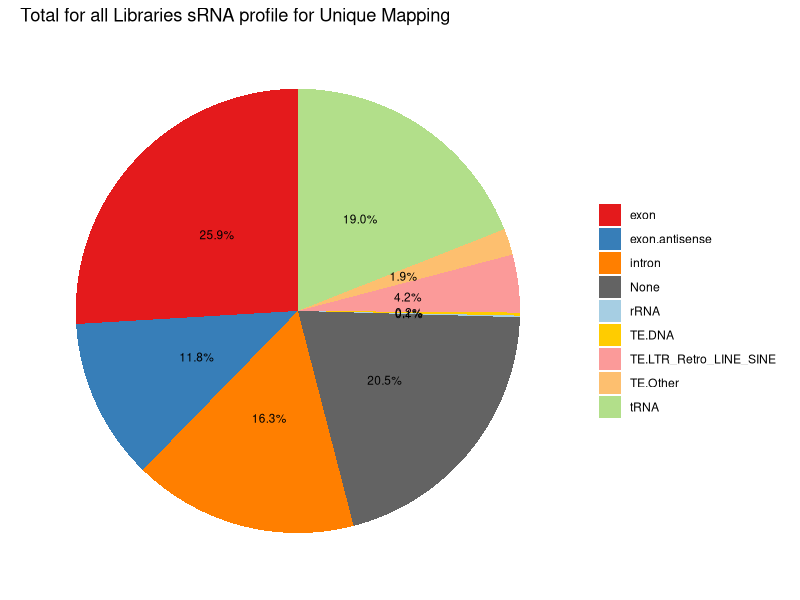
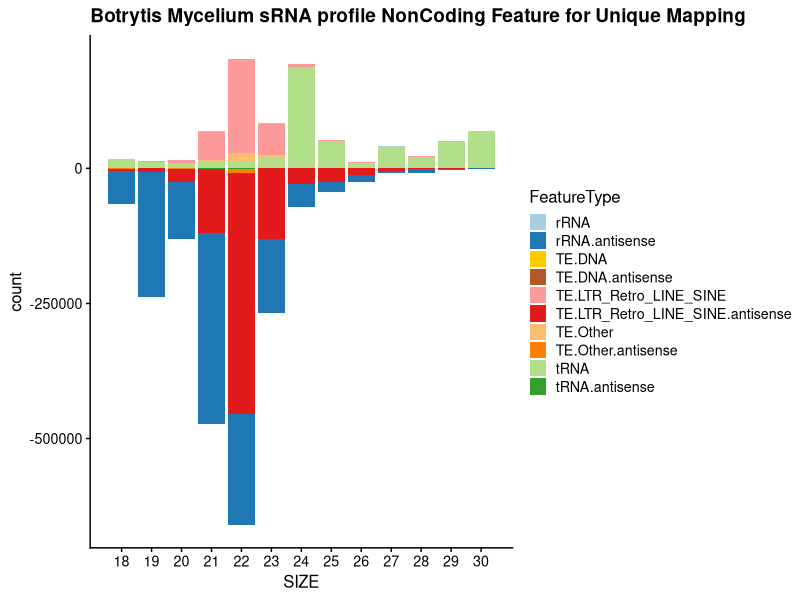
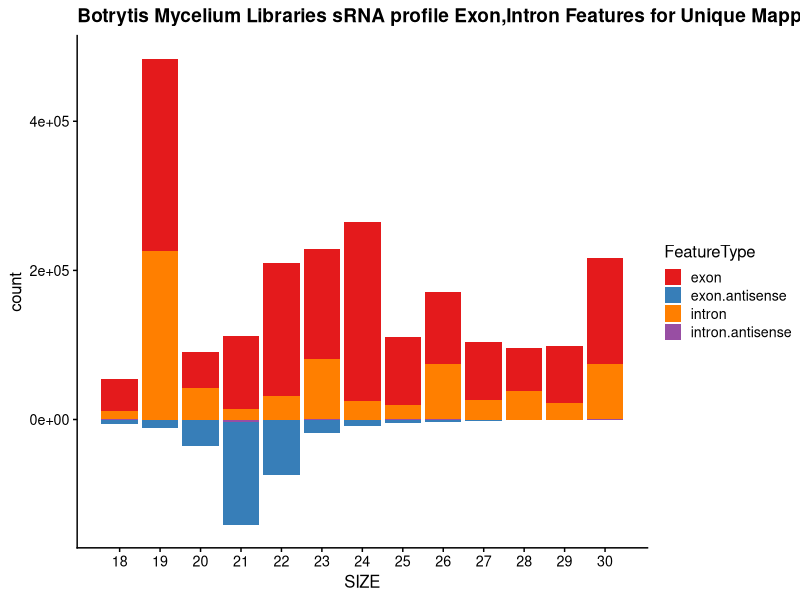
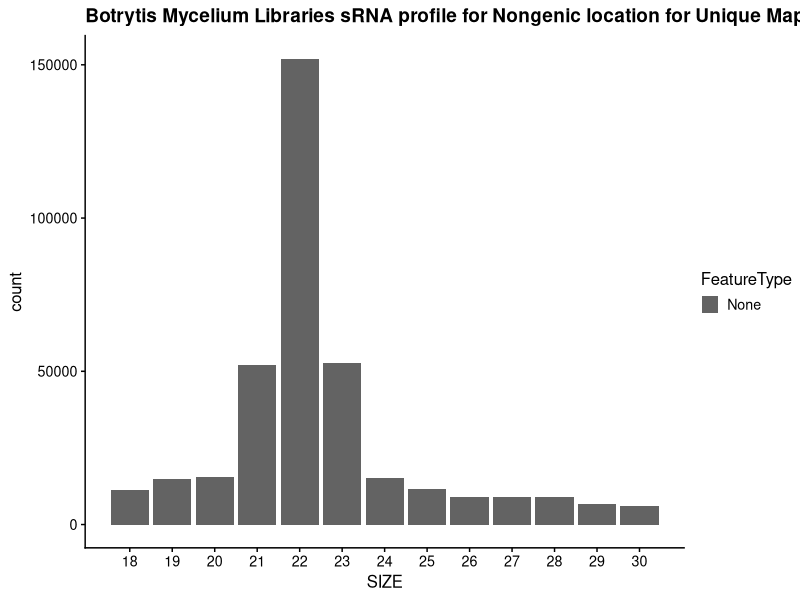
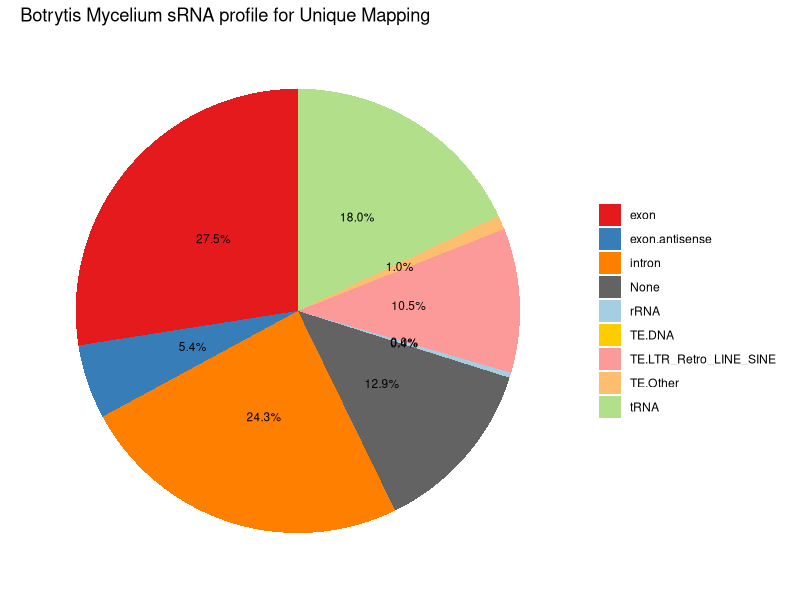
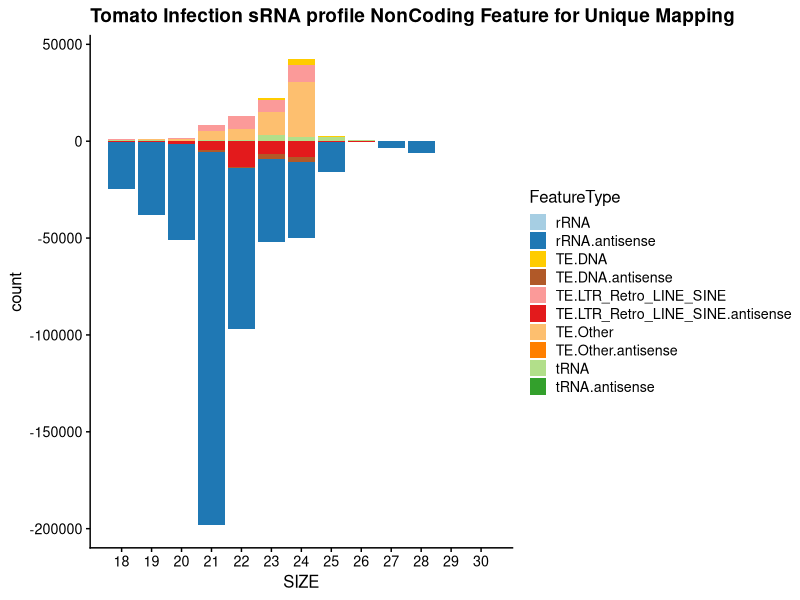
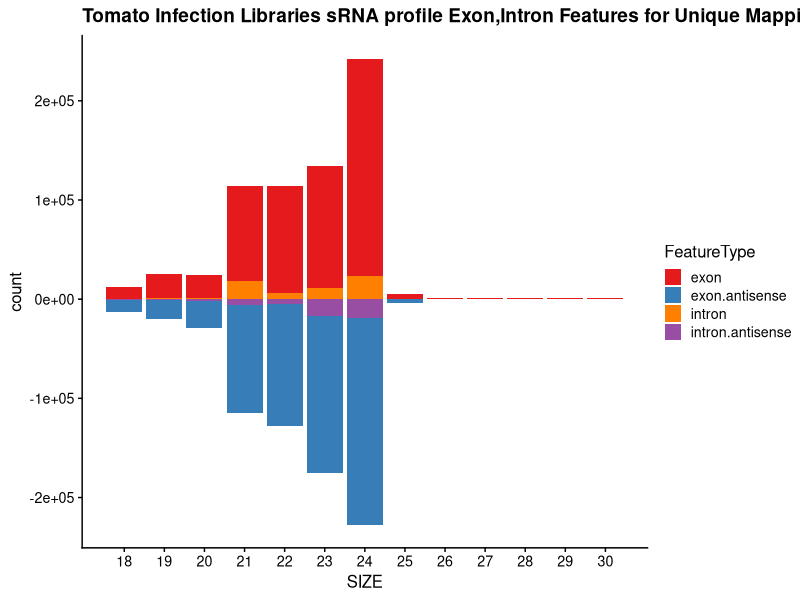
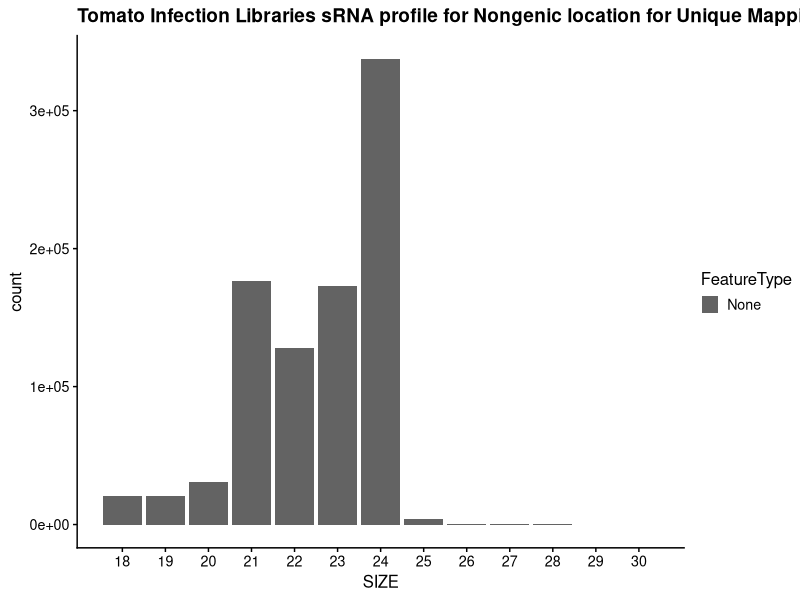

Source code (R) for these figures, in order:
#!/usr/bin/env Rscript
library(ggplot2)
library(tidyverse)
library(dplyr)
library(RColorBrewer)
library(cowplot)

# some definitions
pairedcolors = brewer.pal(12, "Paired")
green1 = pairedcolors[3]
green2 = pairedcolors[4]
pairedcolors[3] = "#FFCC00"
pairedcolors[4] = "#B15928"
pairedcolors[9] = green1
pairedcolors[10] = green2
pairedcolors[13] = '#FFFF11'
pairedcolors[14] = '#AA0011'

exonColors = brewer.pal(6, "Set1")
exonColors[3] = exonColors[5]
IntergenicColors = rev(brewer.pal(3,"Greys"))

piecolors = pairedcolors
piecolors[1] = exonColors[1]
piecolors[2] = exonColors[2]
piecolors[3] = exonColors[3]
piecolors[4] = IntergenicColors[1]
piecolors[5] = pairedcolors[1]
piecolors[6] = pairedcolors[3]
piecolors[7] = pairedcolors[5]
piecolors[8] = pairedcolors[7]
piecolors[9] = pairedcolors[9]
piecolors[10] = pairedcolors[11]

print(exonColors[3])

negate <- function(x) ( -1.0 * x)
add_antisense <- function(x) ( paste0(x,".antisense"))
# setup default plot out
pdf("plots/Combo_all_plots_uniq.pdf")

# read in the "all data"
sRNA.Allsense = read_tsv("results/Botrytis_sense_size_profile_uniq.tsv") %>% filter(SIZE >= 18)
sRNA.Allantisense = read_tsv("results/Botrytis_antisense_size_profile_uniq.tsv") %>% filter(SIZE >= 18)

sRNA.sense <- sRNA.Allsense %>% select(-c('TOTAL')) %>% pivot_longer(!SIZE, names_to = "FeatureType", values_to = "count")
sRNA.noExon <- sRNA.sense %>% filter(FeatureType != 'exon' & FeatureType != "None" & FeatureType != "intron")


sRNA.antisense <- sRNA.Allantisense %>% select(-c('TOTAL')) %>% pivot_longer(!SIZE, names_to = "FeatureType", values_to = "count") %>%
    mutate_at(vars(-c("SIZE","FeatureType")),negate) %>% mutate_at(c("FeatureType"),add_antisense)
sRNA.antinoExon <- sRNA.antisense %>% filter(FeatureType != 'exon.antisense' & FeatureType != "None.antisense" & FeatureType != "intron.antisense")

sRNA.combined <- bind_rows(sRNA.antinoExon,sRNA.noExon) %>% arrange(desc(FeatureType))



pN<-ggplot(sRNA.combined,aes(SIZE,count,fill=FeatureType)) +
    geom_bar(stat='identity',position="stack") + scale_x_discrete(limit = unique(sRNA.combined$SIZE)) +
    theme_cowplot(12) + scale_fill_manual(values = pairedcolors) + ggtitle("Combined all Libraries sRNA profile NonCoding Features for Unique Mapping")
pN

sRNA.Exon <- bind_rows(sRNA.sense %>% filter(FeatureType == 'exon' | FeatureType == "intron"),
                       sRNA.antisense %>% filter(FeatureType == 'exon.antisense' | FeatureType == "intron.antisense"))

pE<-ggplot(sRNA.Exon,aes(SIZE,count,fill=FeatureType)) +
    geom_bar(stat='identity',position="stack") +
    scale_fill_manual(values = exonColors) +  theme_cowplot(12)  + scale_x_discrete(limit = unique(sRNA.combined$SIZE)) +
    ggtitle("Combined all Libraries sRNA profile Exon,Intron Features for Unique Mapping")
pE

sRNA.Other <- sRNA.sense %>% filter(FeatureType == 'None')
pO<-ggplot(sRNA.Other,aes(SIZE,count,fill=FeatureType)) +
    geom_bar(stat='identity',position="stack") +
    scale_fill_manual(values = IntergenicColors) +  theme_cowplot(12)  + scale_x_discrete(limit = unique(sRNA.combined$SIZE)) +
    ggtitle("Combined all Libraries sRNA profile for Non-Genic location for Unique Mapping")
pO


pg <- plot_grid(pN, pE, pO, labels = c('A', 'B', "C"), label_size = 12,ncol = 1,align = "v")
ggsave("plots/All_Libraries_size_profile_uniq.pdf",pg,height=18,width=12)

# pie chart time
# make antisense counts, collapse sRNA read length

sRNA.antisenseWoExon <- sRNA.Allsense %>% select(-c('TOTAL')) %>% pivot_longer(!SIZE, names_to = "FeatureType", values_to = "count") %>%
    filter(FeatureType != "exon") %>% group_by(FeatureType) %>% summarize(countAllSize = sum(count))

exonAntisense <- sRNA.antisense %>% filter(FeatureType == "exon.antisense") %>% group_by(FeatureType) %>%
    mutate_at(vars(c(count)),negate) %>% summarize(countAllSize = sum(count))
# combine all sense feature with antisense features, but leave exons.antisense out as separate category
sRNA.combinedAll <- bind_rows(sRNA.sense %>% group_by(FeatureType) %>% summarize(countAllSize = sum(count)),
                              exonAntisense,sRNA.antisenseWoExon) %>% group_by(FeatureType) %>% summarize(countAll = sum(countAllSize))

Total = sum(sRNA.combinedAll %>% select(countAll))

sRNA.combinedAll <- sRNA.combinedAll %>% mutate(Perc=100*(countAll/Total)) # add percentage in
pie <- ggplot(sRNA.combinedAll, aes(x="", y=countAll, fill=FeatureType)) +
    geom_bar(stat="identity", width=1) + geom_text(aes(label = paste0(sprintf("%.1f",Perc), "%")), position = position_stack(vjust=0.5), size=3) +
    coord_polar("y", start=0) +  scale_fill_manual(values = piecolors) + ggtitle("Total for all Libraries sRNA profile for Unique Mapping") +
    theme_classic() +  labs(x = NULL, y = NULL, fill = NULL) +   theme(axis.line = element_blank(),
                                                                       axis.text = element_blank(),
                                                                       axis.ticks = element_blank())

pie
ggsave("plots/All_Libraries_Piechart_uniq.pdf",pie)

######

# B
sRNA.Bsense = read_tsv("results/Botrytis_sense_ExprB_size_profile_uniq.tsv") %>% filter(SIZE >= 18)
sRNA.Bantisense = read_tsv("results/Botrytis_antisense_ExprB_size_profile_uniq.tsv") %>% filter(SIZE >= 18)

sRNA.sense <- sRNA.Bsense %>% select(-c('TOTAL')) %>% pivot_longer(!SIZE, names_to = "FeatureType", values_to = "count")
sRNA.noExon <- sRNA.sense %>% filter(FeatureType != 'exon' & FeatureType != "None" & FeatureType != "intron")

sRNA.antisense <- sRNA.Bantisense %>% select(-c('TOTAL')) %>% pivot_longer(!SIZE, names_to = "FeatureType", values_to = "count") %>%
    mutate_at(vars(-c("SIZE","FeatureType")),negate) %>% mutate_at(c("FeatureType"),add_antisense)
sRNA.antinoExon <- sRNA.antisense %>% filter(FeatureType != 'exon.antisense' & FeatureType != "None.antisense" & FeatureType != "intron.antisense")

sRNA.combined <- bind_rows(sRNA.antinoExon,sRNA.noExon) %>% arrange(desc(FeatureType))

pN<-ggplot(sRNA.combined,aes(SIZE,count,fill=FeatureType)) +
    geom_bar(stat='identity',position="stack") + scale_x_discrete(limit = unique(sRNA.combined$SIZE)) +
    theme_cowplot(12) + scale_fill_manual(values = pairedcolors) + ggtitle("Botrytis Mycelium sRNA profile NonCoding Feature for Unique Mapping")
pN

sRNA.Exon <- bind_rows(sRNA.sense %>% filter(FeatureType == 'exon' | FeatureType == "intron"),
                       sRNA.antisense %>% filter(FeatureType == 'exon.antisense' | FeatureType == "intron.antisense"))

pE<-ggplot(sRNA.Exon,aes(SIZE,count,fill=FeatureType)) +
    geom_bar(stat='identity',position="stack") +
    scale_fill_manual(values = exonColors) +  theme_cowplot(12)  + scale_x_discrete(limit = unique(sRNA.combined$SIZE)) +
    ggtitle("Botrytis Mycelium Libraries sRNA profile Exon,Intron Features for Unique Mapping")
pE

sRNA.Other <- sRNA.sense %>% filter(FeatureType == 'None')
pO<-ggplot(sRNA.Other,aes(SIZE,count,fill=FeatureType)) +
    geom_bar(stat='identity',position="stack") +
    scale_fill_manual(values = IntergenicColors)  +  theme_cowplot(12)  + scale_x_discrete(limit = unique(sRNA.combined$SIZE)) +
    ggtitle("Botrytis Mycelium Libraries sRNA profile for Nongenic location for Unique Mapping")
pO

pg <- plot_grid(pN, pE, pO, labels = c('A', 'B', "C"), label_size = 12,ncol = 1,align = "v")
ggsave("plots/Mycelium_size_profile_uniq.pdf",pg,height=18,width=12)

# pie chart time
# make antisense counts, collapse sRNA read length

sRNA.antisenseWoExon <- sRNA.Bsense %>% select(-c('TOTAL')) %>% pivot_longer(!SIZE, names_to = "FeatureType", values_to = "count") %>%
    filter(FeatureType != "exon") %>% group_by(FeatureType) %>% summarize(countAllSize = sum(count))

exonAntisense <- sRNA.antisense %>% filter(FeatureType == "exon.antisense") %>% group_by(FeatureType) %>%
    mutate_at(vars(c(count)),negate) %>% summarize(countAllSize = sum(count))
# combine all sense feature with antisense features, but leave exons.antisense out as separate category
sRNA.combinedAll <- bind_rows(sRNA.sense %>% group_by(FeatureType) %>% summarize(countAllSize = sum(count)),
                              exonAntisense,sRNA.antisenseWoExon) %>% group_by(FeatureType) %>% summarize(countAll = sum(countAllSize))

Total = sum(sRNA.combinedAll %>% select(countAll))

sRNA.combinedAll <- sRNA.combinedAll %>% mutate(Perc=100*(countAll/Total)) # add percentage in
pie <- ggplot(sRNA.combinedAll, aes(x="", y=countAll, fill=FeatureType)) +
    geom_bar(stat="identity", width=1) + geom_text(aes(label = paste0(sprintf("%.1f",Perc), "%")), position = position_stack(vjust=0.5), size=3) +
    coord_polar("y", start=0) +  scale_fill_manual(values = piecolors) + ggtitle("Botrytis Mycelium sRNA profile for Unique Mapping") +
    theme_classic() +  labs(x = NULL, y = NULL, fill = NULL) +   theme(axis.line = element_blank(),
                                                                       axis.text = element_blank(),
                                                                       axis.ticks = element_blank())

pie
ggsave("plots/Mycelium_Piechart_uniq.pdf",pie,height=8,width=8)


## Infection
sRNA.Isense = read_tsv("results/Botrytis_sense_ExprI_size_profile_uniq.tsv") %>% filter(SIZE >= 18)
sRNA.Iantisense = read_tsv("results/Botrytis_antisense_ExprI_size_profile_uniq.tsv") %>% filter(SIZE >= 18)

sRNA.sense <- sRNA.Isense %>% select(-c('TOTAL')) %>% pivot_longer(!SIZE, names_to = "FeatureType", values_to = "count")
sRNA.noExon <- sRNA.sense %>% filter(FeatureType != 'exon' & FeatureType != "None" & FeatureType != "intron")

sRNA.antisense <- sRNA.Iantisense %>% select(-c('TOTAL')) %>% pivot_longer(!SIZE, names_to = "FeatureType", values_to = "count") %>%
    mutate_at(vars(-c("SIZE","FeatureType")),negate) %>% mutate_at(c("FeatureType"),add_antisense)
sRNA.antinoExon <- sRNA.antisense %>% filter(FeatureType != 'exon.antisense' & FeatureType != "None.antisense" & FeatureType != "intron.antisense")

sRNA.combined <- bind_rows(sRNA.antinoExon,sRNA.noExon) %>% arrange(desc(FeatureType))

pN<-ggplot(sRNA.combined,aes(SIZE,count,fill=FeatureType)) +
    geom_bar(stat='identity',position="stack") + scale_x_discrete(limit = unique(sRNA.combined$SIZE)) +
    theme_cowplot(12) + scale_fill_manual(values = pairedcolors) + ggtitle("Tomato Infection sRNA profile NonCoding Feature for Unique Mapping")
pN

sRNA.Exon <- bind_rows(sRNA.sense %>% filter(FeatureType == 'exon' | FeatureType == "intron"),
                       sRNA.antisense %>% filter(FeatureType == 'exon.antisense' | FeatureType == "intron.antisense"))

pE<-ggplot(sRNA.Exon,aes(SIZE,count,fill=FeatureType)) +
    geom_bar(stat='identity',position="stack") +
    scale_fill_manual(values = exonColors) +  theme_cowplot(12)  + scale_x_discrete(limit = unique(sRNA.combined$SIZE)) +
    ggtitle("Tomato Infection Libraries sRNA profile Exon,Intron Features for Unique Mapping")
pE

sRNA.Other <- sRNA.sense %>% filter(FeatureType == 'None')
pO<-ggplot(sRNA.Other,aes(SIZE,count,fill=FeatureType)) +
    geom_bar(stat='identity',position="stack") +
    scale_fill_manual(values = IntergenicColors) +  theme_cowplot(12)  + scale_x_discrete(limit = unique(sRNA.combined$SIZE)) +
    ggtitle("Tomato Infection Libraries sRNA profile for Nongenic location for Unique Mapping")
pO

pg <- plot_grid(pN, pE, pO, labels = c('A', 'B', "C"), label_size = 12,ncol = 1,align = "v")
ggsave("plots/TomatoInfection_size_profile_uniq.pdf",pg,height=18,width=12)

# pie chart time
# make antisense counts, collapse sRNA read length

sRNA.antisenseWoExon <- sRNA.Isense %>% select(-c('TOTAL')) %>% pivot_longer(!SIZE, names_to = "FeatureType", values_to = "count") %>%
    filter(FeatureType != "exon") %>% group_by(FeatureType) %>% summarize(countAllSize = sum(count))

exonAntisense <- sRNA.antisense %>% filter(FeatureType == "exon.antisense") %>% group_by(FeatureType) %>%
    mutate_at(vars(c(count)),negate) %>% summarize(countAllSize = sum(count))
# combine all sense feature with antisense features, but leave exons.antisense out as separate category
sRNA.combinedAll <- bind_rows(sRNA.sense %>% group_by(FeatureType) %>% summarize(countAllSize = sum(count)),
                              exonAntisense,sRNA.antisenseWoExon) %>% group_by(FeatureType) %>% summarize(countAll = sum(countAllSize))

Total = sum(sRNA.combinedAll %>% select(countAll))

sRNA.combinedAll <- sRNA.combinedAll %>% mutate(Perc=100*(countAll/Total)) # add percentage in
pie <- ggplot(sRNA.combinedAll, aes(x="", y=countAll, fill=FeatureType)) +
    geom_bar(stat="identity", width=1) + geom_text(aes(label = paste0(sprintf("%.1f",Perc), "%")), position = position_stack(vjust=0.5), size=3) +
    coord_polar("y", start=0) +  scale_fill_manual(values = piecolors) + ggtitle("Botrytis Tomato Infection sRNA profile for Unique Mapping") +
    theme_classic() +  labs(x = NULL, y = NULL, fill = NULL) +   theme(axis.line = element_blank(),
                                                                       axis.text = element_blank(),
                                                                       axis.ticks = element_blank())

pie
ggsave("plots/TomatoInfection_Piechart_uniq.pdf",pie,width=8,height=8)


####
# Mock
sRNA.Msense = read_tsv("results/Botrytis_sense_ExprM_size_profile_uniq.tsv") %>% filter(SIZE >= 18)
sRNA.Mantisense = read_tsv("results/Botrytis_antisense_ExprM_size_profile_uniq.tsv") %>% filter(SIZE >= 18)

sRNA.sense <- sRNA.Msense %>% select(-c('TOTAL')) %>% pivot_longer(!SIZE, names_to = "FeatureType", values_to = "count")
sRNA.noExon <- sRNA.sense %>% filter(FeatureType != 'exon' & FeatureType != "None" & FeatureType != "intron")

sRNA.antisense <- sRNA.Mantisense %>% select(-c('TOTAL')) %>% pivot_longer(!SIZE, names_to = "FeatureType", values_to = "count") %>%
    mutate_at(vars(-c("SIZE","FeatureType")),negate) %>% mutate_at(c("FeatureType"),add_antisense)
sRNA.antinoExon <- sRNA.antisense %>% filter(FeatureType != 'exon.antisense' & FeatureType != "None.antisense" & FeatureType != "intron.antisense")

sRNA.combined <- bind_rows(sRNA.antinoExon,sRNA.noExon) %>% arrange(desc(FeatureType))

pN<-ggplot(sRNA.combined,aes(SIZE,count,fill=FeatureType)) +
    geom_bar(stat='identity',position="stack") + scale_x_discrete(limit = unique(sRNA.combined$SIZE)) +
    theme_cowplot(12) + scale_fill_manual(values = pairedcolors) + ggtitle("Tomato Mock Infection sRNA profile NonCoding Feature for Unique Mapping")
pN

pE<-ggplot(sRNA.Exon,aes(SIZE,count,fill=FeatureType)) +
    geom_bar(stat='identity',position="stack") +
    scale_fill_manual(values = exonColors) +  theme_cowplot(12)  + scale_x_discrete(limit = unique(sRNA.combined$SIZE)) +
    ggtitle("Tomato Mock Infection Libraries sRNA profile Exon,Intron Features for Unique Mapping")
pE

sRNA.Other <- sRNA.sense %>% filter(FeatureType == 'None')
pO<-ggplot(sRNA.Other,aes(SIZE,count,fill=FeatureType)) +
    geom_bar(stat='identity',position="stack") +
    scale_fill_manual(values = IntergenicColors) +  theme_cowplot(12)  + scale_x_discrete(limit = unique(sRNA.combined$SIZE)) +
    ggtitle("Tomato Mock Infection Libraries sRNA profile for Nongenic location for Unique Mapping")
pO

pg <- plot_grid(pN, pE, pO, labels = c('A', 'B', "C"), label_size = 12,ncol = 1,align = "v")
ggsave("plots/MockInfection_size_profile_uniq.pdf",pg,height=18,width=12)

# pie chart time
# make antisense counts, collapse sRNA read length

sRNA.antisenseWoExon <- sRNA.Isense %>% select(-c('TOTAL')) %>% pivot_longer(!SIZE, names_to = "FeatureType", values_to = "count") %>%
    filter(FeatureType != "exon") %>% group_by(FeatureType) %>% summarize(countAllSize = sum(count))

exonAntisense <- sRNA.antisense %>% filter(FeatureType == "exon.antisense") %>% group_by(FeatureType) %>%
    mutate_at(vars(c(count)),negate) %>% summarize(countAllSize = sum(count))
# combine all sense feature with antisense features, but leave exons.antisense out as separate category
sRNA.combinedAll <- bind_rows(sRNA.sense %>% group_by(FeatureType) %>% summarize(countAllSize = sum(count)),
                              exonAntisense,sRNA.antisenseWoExon) %>% group_by(FeatureType) %>% summarize(countAll = sum(countAllSize))

Total = sum(sRNA.combinedAll %>% select(countAll))

sRNA.combinedAll <- sRNA.combinedAll %>% mutate(Perc=100*(countAll/Total)) # add percentage in
pie <- ggplot(sRNA.combinedAll, aes(x="", y=countAll, fill=FeatureType)) +
    geom_bar(stat="identity", width=1) + geom_text(aes(label = paste0(sprintf("%.1f",Perc), "%")), position = position_stack(vjust=0.5), size=3) +
    coord_polar("y", start=0) +  scale_fill_manual(values = piecolors) + ggtitle("Mock Tomato Infection sRNA profile for Unique Mapping") +
    theme_classic() +  labs(x = NULL, y = NULL, fill = NULL) +   theme(axis.line = element_blank(),
                                                                       axis.text = element_blank(),
                                                                       axis.ticks = element_blank())

pie
ggsave("plots/MockInfection_Piechart_uniq.pdf",pie,width=8,height=8)
